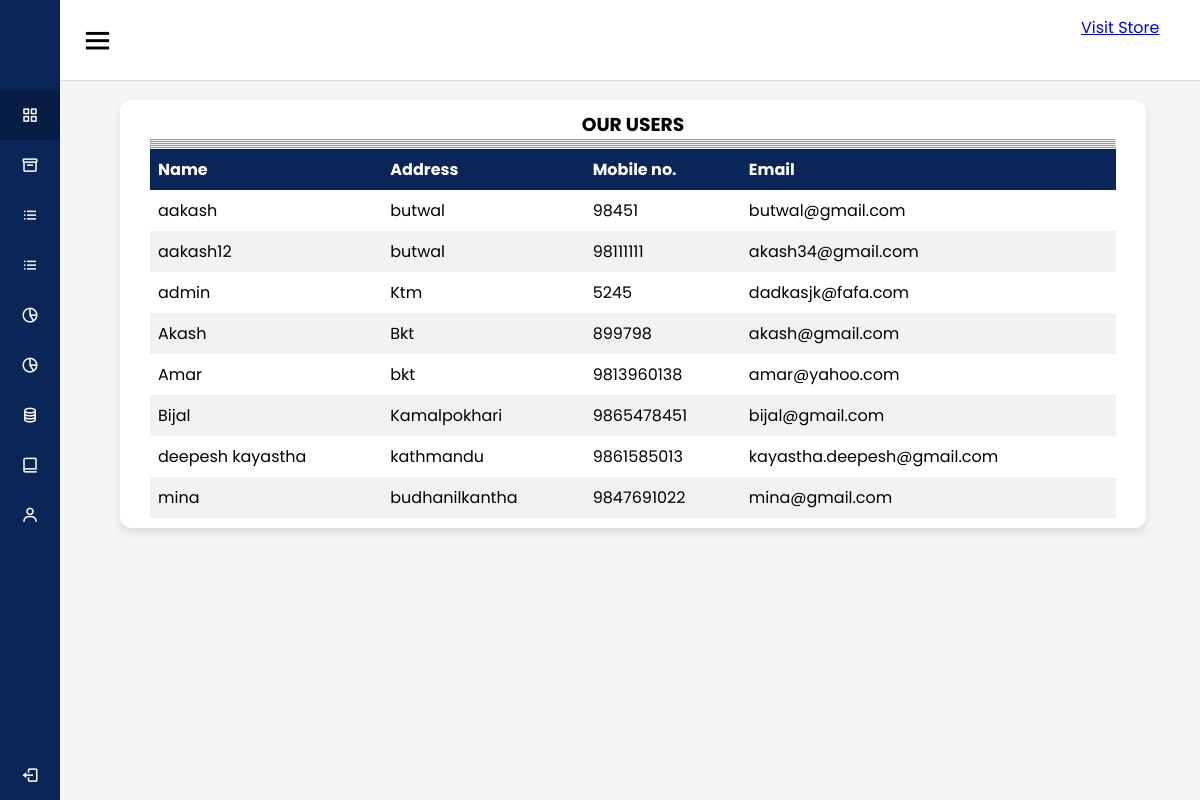
Screenshot of /admin/user.php with the database file from the repository.
### tables this page shows
CREATE TABLE `user` (
  `name` varchar(100) NOT NULL,
  `address` varchar(100) NOT NULL,
  `email` varchar(50) NOT NULL,
  `mobile` bigint(10) NOT NULL,
  `password` varchar(100) NOT NULL,
  `UserType` varchar(80) DEFAULT NULL
);

### admin/user.php (the view, shortened to what this page needs)
 <?php
	include "top.php";
?>
   <html>
   <head>
  </head>
   <body >
   	      <br><br><br><br>
	      <div class="wwe">
               <div class="qwe">
 <font face="Maiandra GD">
	   <?php
	       $conn=mysqli_connect("localhost","root","","kings");
		  $sql="SELECT * FROM user";
		  $result=mysqli_query($conn,$sql);
		  if(mysqli_num_rows($result)>0)
		  {
	       ?>
	<section>
	  <div class="tbl-header">
			                   <center><b><h3>OUR USERS</h3></b></center><hr><hr><hr><hr><hr>
                       <table border="0" width="100%" align="center" id="customers" >
	      <thead>
	        <tr bgcolor="grey">
	          <th>Name</th>
	          <th>Address</th>
	          <th>Mobile no.</th>
			  <th>Email</th>
	        </tr>
	      </thead>
	  </div>
	  <div class="">
	    <?php
		    while($row=mysqli_fetch_assoc($result))
			 {
			   	echo "<tr>";
			   echo "<td>".$row['name']."</td><td>".$row['address']."</td><td>".$row['mobile']."</td>";
			   echo "<td>".$row['email']."</td>";
			   echo "</tr>";
			  }
		   }?>
	  </div>
	  </section>
	 </font>
	  </body>
	  </html>

### admin/qwerty.css (style rules this page uses)
* { margin: 0; padding: 0; box-sizing: border-box; font-family: 'Poppins', sans-serif; }

### admin/user.php (style rules this page uses)
.qwe { padding-left: 20px; padding-right: 20px; }
.wwe { width: 90%; background: #fff; padding: 10px 10px; margin: 0px 60px; border-radius: 12px; box-shadow: 0 5px 10px rgba(0, 0, 0, 0.1); }
table { border-collapse: collapse; width: 100%; }
th, td { text-align: left; padding: 8px; }
tr:nth-child(even) { background-color: #f2f2f2 }
th { background-color: #0A2558; color: white; }

### rows the page displays
user: name "aakash", address "butwal", mobile "98451", email "butwal@gmail.com"
user: name "aakash12", address "butwal", mobile "98111111", email "akash34@gmail.com"
user: name "admin", address "Ktm", mobile "5245", email "dadkasjk@fafa.com"
user: name "Akash", address "Bkt", mobile "899798", email "akash@gmail.com"
user: name "Amar", address "bkt", mobile "9813960138", email "amar@yahoo.com"
user: name "Bijal", address "Kamalpokhari", mobile "9865478451", email "bijal@gmail.com"
user: name "deepesh kayastha", address "kathmandu", mobile "9861585013", email "kayastha.deepesh@gmail.com"
user: name "mina", address "budhanilkantha", mobile "9847691022", email "mina@gmail.com"
